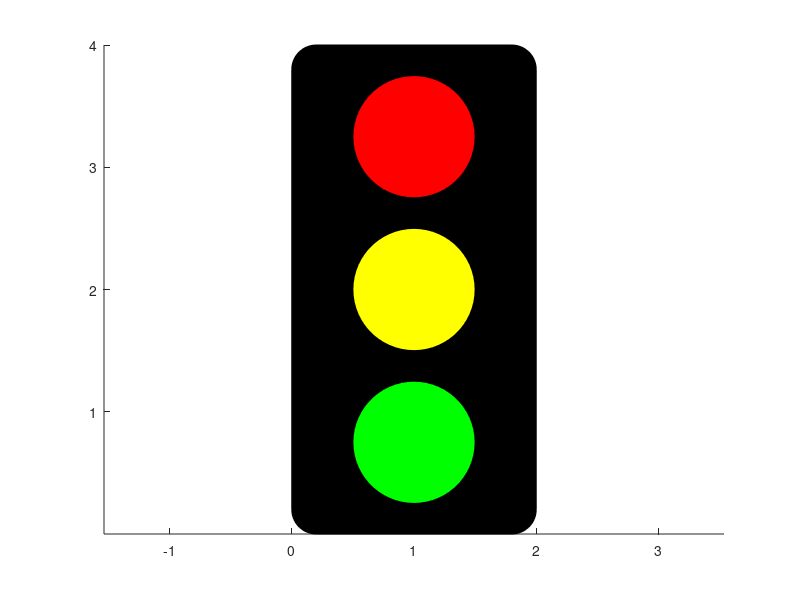

Here is the MATLAB script that generated this plot:
figure
rectangle('Position',[0 0 2 4],'FaceColor',[0 0 0],'Curvature',0.2)
axis equal

rectangle('Position',[0.5 2.75 1 1],'FaceColor',[1 0 0],'Curvature',[1 1])

rectangle('Position',[0.5 1.5 1 1],'FaceColor',[1 1 0],'Curvature',[1 1])

rectangle('Position',[0.5 0.25 1 1],'FaceColor',[0 1 0],'Curvature',[1 1])
